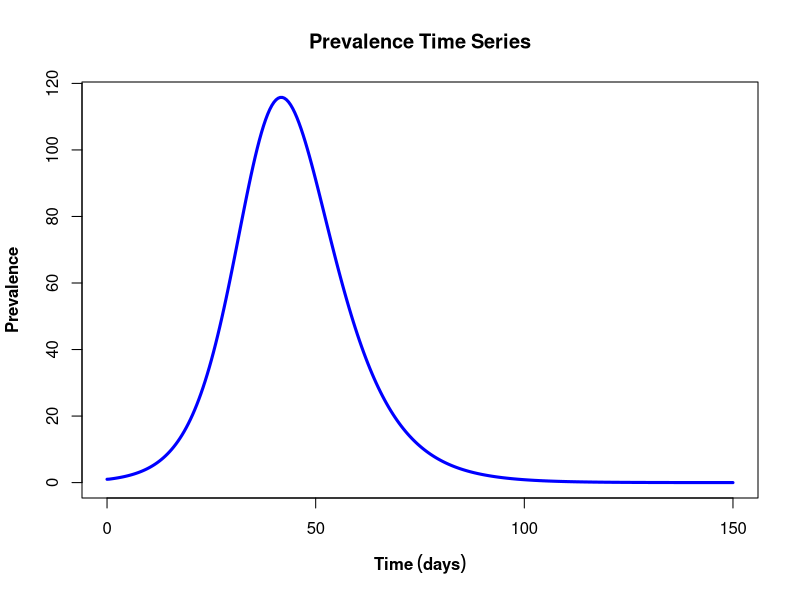
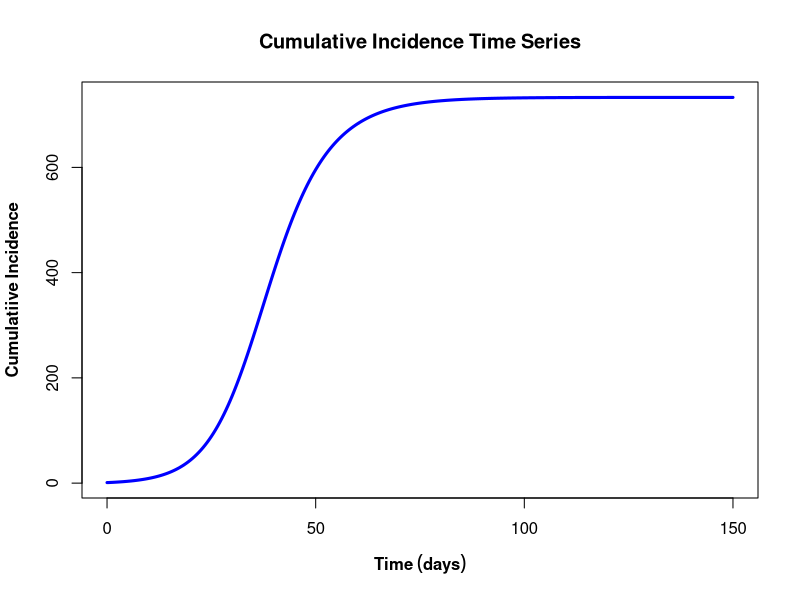
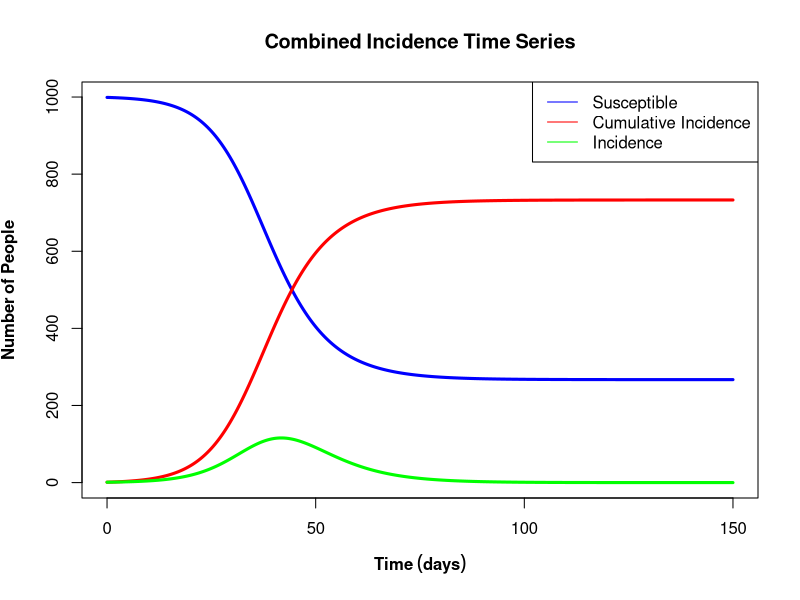
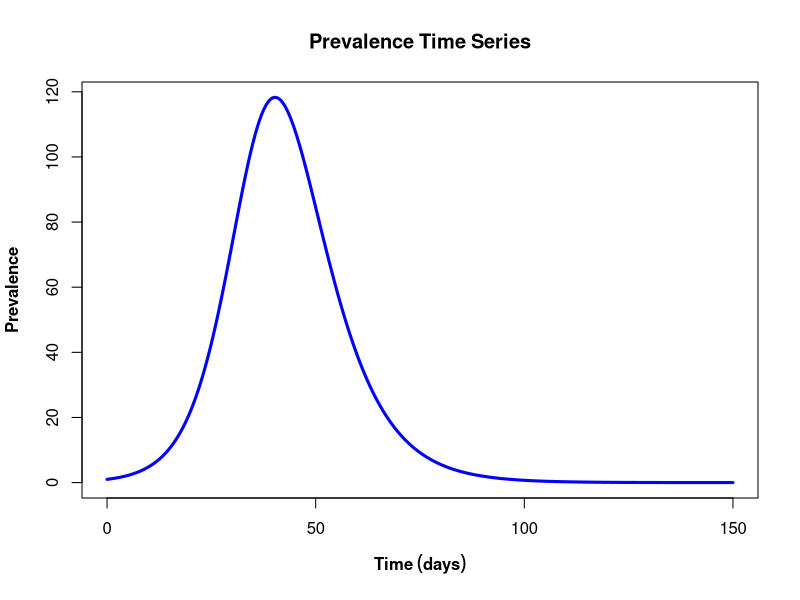
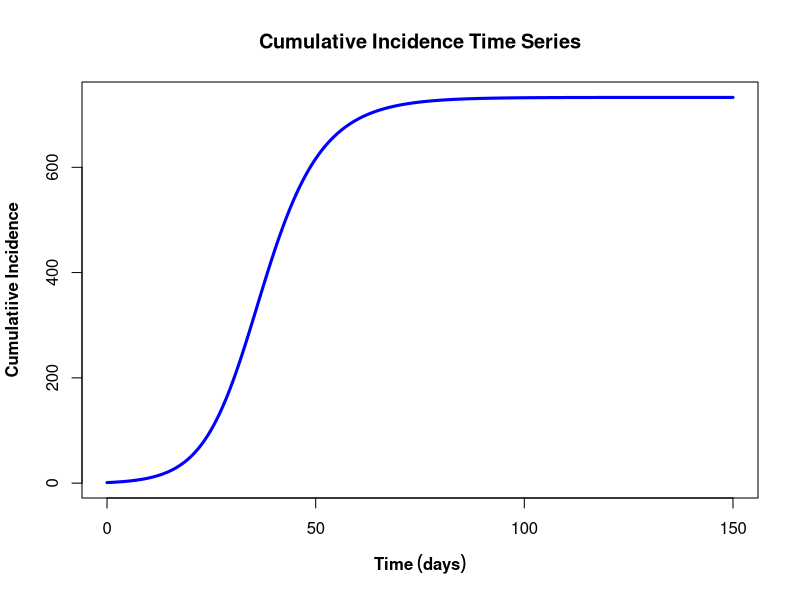
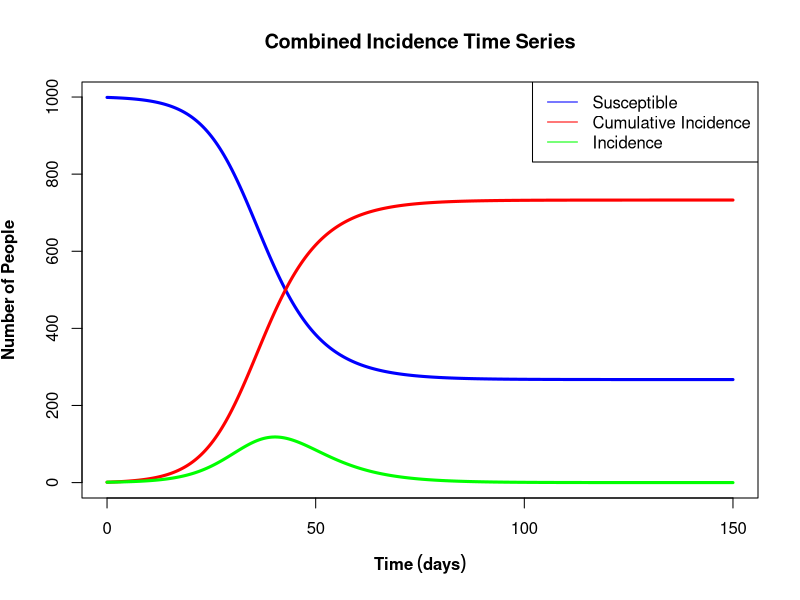
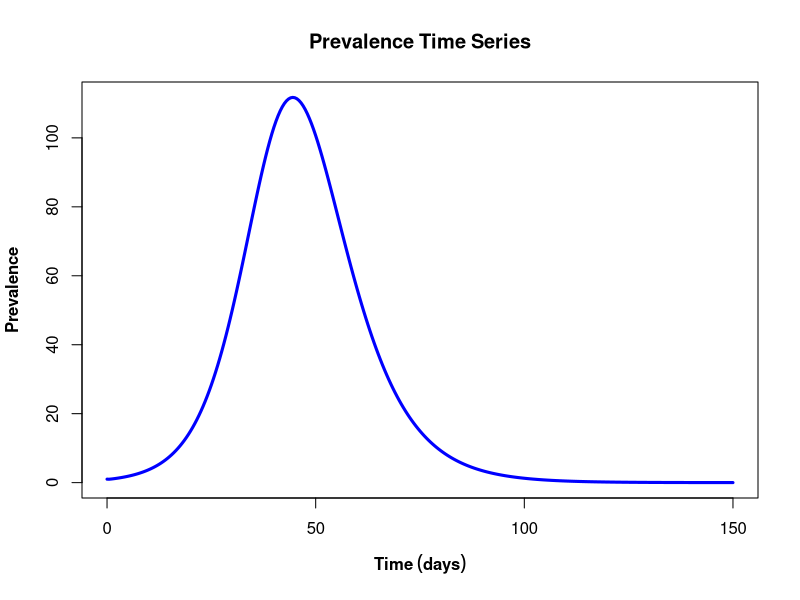
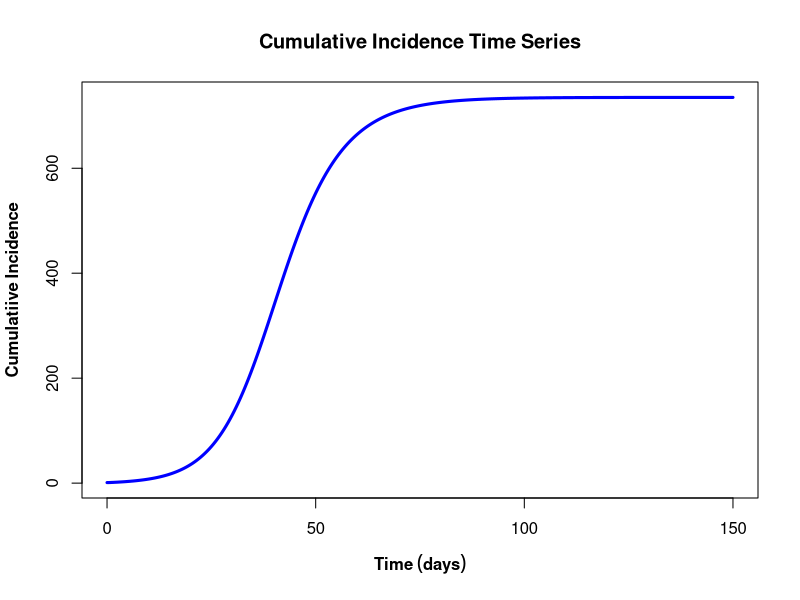

The R source for these figures, in order:

# ---- LOAD PACKAGES ----

  if("deSolve" %in% installed.packages()==FALSE){install.packages("deSolve")}


# ---- CONSTANTS ----
  # -- General constants --
    N = 1000         # Fixed population
    scenarios <- c('Air', 'Frequent-Fomite', 'Infrequent-Fomite')

  # -- Constants for Air --
    g.air <- 0.2         # gamma, recovery rate 1/day
    p.air <- 0.0517      # pi, infectivity
    m.air <- 8.64        # mu, elimination rate 1/day
    a.air <- 693         # alpha, deposit rate, pathogens/infected/day
    r.air <- 0.0000877   # ro pick up 1/person/day

  # -- Constants for Frequently Touched Fomites --
    g.freq.fomite <- 0.2          # gamma, recovery rate 1/day
    p.freq.fomite <- 0.0000693    # pi, infectivity
    m.freq.fomite <- 2.88         # mu, elimination rate 1/day
    a.freq.fomite <- 5244         # alpha, deposit rate, pathogens/infected/day
    r.freq.fomite <- 0.297        # ro pick up 1/person/day

  # -- Constants for Infrequently Touched Fomites --
    g.infreq.fomite <- 0.2         # gamma, recovery rate 1/day
    p.infreq.fomite <- 0.0000693;  # pi, infectivity
    m.infreq.fomite <- 2.88        # mu, elimination rate 1/day
    a.infreq.fomite <- 1040177     # alpha, deposit rate, pathogens/infected/day
    r.infreq.fomite <- 0.0000145   # ro pick up 1/person/day


# ---- FUNCTIONS ----
  # -- R0 --
    R_0 <- function(Pars,N){(a/g)*(r*N/(m+r*N))*p}

  # -- EITS --

    EITSModel <- function(time, y, params){
    S <- y[1]
    I <- y[2]
    R <- y[3]
    E <- y[4]

    g <- params['g']
    p <- params['p']
    m <- params['m']
    a <- params['a']
    r <- params['r']

    dSdt <- (-r)*p*S*E
    dIdt <- r*p*S*E-(g*I)
    dRdt <- g*I
    dEdt <- a*I-E*(1000*r+m)

    dydt <- c(dSdt,dIdt,dRdt,dEdt)

    list(dydt)
    }

# ---- ODE Solution ----

  # -- Set Initial coditions, define parameters --

    ini.cond <- c(S=(N-1), I=1, R=0,E=0)

    times <- seq(0,150,0.5)
    para.air <- c(g = g.air, p = p.air, m = m.air, a = a.air, r = r.air)
    para.freq.fomite <- c(g = g.freq.fomite, p = p.freq.fomite,
      m = m.freq.fomite, a = a.freq.fomite, r = r.freq.fomite)
    para.infreq.fomite <- c(g = g.infreq.fomite, p = p.infreq.fomite,
      m = m.infreq.fomite, a = a.infreq.fomite, r = r.infreq.fomite)

  # -- deSolve package called for ode solution --

    EITS.Air <- deSolve::ode(ini.cond,times,EITSModel,para.air)
    EITS.freq.fomite <- deSolve::ode(ini.cond,times,EITSModel,para.freq.fomite)
    EITS.infreq.fomite <- deSolve::ode(ini.cond,times,EITSModel,para.infreq.fomite)


# ---- OUTPUTS

  # -- Summary Stats --

    Air.summary <- summary(EITS.Air)
      colnames(Air.summary) <- c("Susceptible", "Infected", "Recovered", "Exposed")
    Freq.fomite.summary <- summary(EITS.freq.fomite)
      colnames(Freq.fomite.summary) <- c("Susceptible", "Infected", "Recovered", "Exposed")
    Infreq.fomite.summary <- summary <- summary(EITS.infreq.fomite)
      colnames(Infreq.fomite.summary) <- c("Susceptible", "Infected", "Recovered", "Exposed")

    # -- Write stats to disk --
      write.csv(Air.summary, file = "Air-Summary-Stats.csv")
      write.csv(Freq.fomite.summary, file = "Ferquently-Touched-Fomite-Summary-Stats.csv")
      write.csv(Infreq.fomite.summary, file = "Inferquently-Touched-Fomite-Summary-Stats.csv")

  # -- Plots --

      # Method for plotting better than lots of cutting and pasting ?sprintf if you want to learn how
    for(i in 1:length(scenarios)){
    I <- scenarios[i]
    if(i==1){Z <- EITS.Air}; if(i==2){Z <- EITS.freq.fomite}; if(i==3){Z <- EITS.infreq.fomite}
    png(sprintf('%s-Incidence.png',I),500,500)
           plot(Z[,1], Z[,3], xlab = expression(bold(Time~(days))),
        ylab = expression(bold(Prevalence)), main = expression(bold(Prevalence~Time~Series)),
        type = 'l', col = 'blue', lwd=3)
    dev.off()

    png(sprintf("%s-Cumulative-Incidence.png",I),500,500)
      plot(Z[,1], (Z[,3]+Z[,4]), xlab = expression(bold(Time~(days))),
        ylab = expression(bold(Cumulatiive~Incidence)), main = expression(bold(Cumulative~Incidence~Time~Series)),type = 'l', col = 'blue', lwd=3  )
    dev.off()

          leg.text <- c('Susceptible','Cumulative Incidence','Incidence')
    png(sprintf("%s-Combined-Plot.png",I),500,500)
      plot(Z[,1], Z[,2], ylim=c(min(Z[,3]), max(Z[,2])), xlab = expression(bold(Time~(days))),
        ylab = expression(bold(Number~of~People)), main = expression(bold(Combined~Incidence~Time~Series)),type = 'l', col = 'blue', lwd=3  )
          lines(Z[,1], (Z[,3]+Z[,4]), col = 'red', lwd = 3)
          lines(Z[,1], Z[,3], col = 'green', lwd =3)
          legend('topright',leg.text, col = c('blue','red','green'), lty = c(1,1,1))
    dev.off()
    }


# END OF CODE
	# You have reached the end of your journey. Take a rest, consider the concept of Memento Mori.
	# Memento Mori is a concept from Stoic philosophy, where it forces you to consider the vital and changable
	# It is not a morbid one as many shortsighted people may think. Rather it is a way of contemplating
	# and then ensure that you engage in those things that truly matter. Family first and always is part of
	# my Memento Mori, I work to live, not live to work. Go get a run, play with your children, workout,
	# or do something else that is good for you, not coding and reading this.
